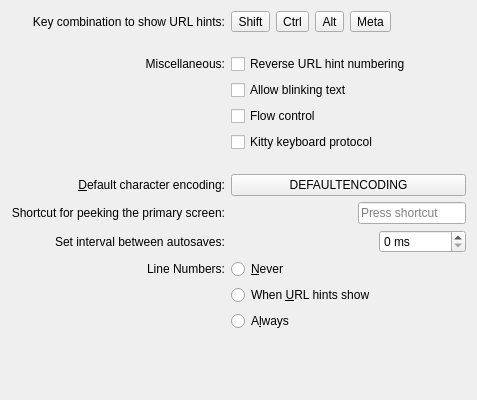
<?xml version="1.0" encoding="UTF-8"?>
<ui version="4.0">
 <class>EditProfileAdvancedPage</class>
 <widget class="QWidget" name="EditProfileAdvancedPage">
  <property name="geometry">
   <rect>
    <x>0</x>
    <y>0</y>
    <width>477</width>
    <height>400</height>
   </rect>
  </property>
  <layout class="QVBoxLayout" name="verticalLayout">
   <item>
    <layout class="QGridLayout">
     <item row="0" column="0" alignment="Qt::AlignmentFlag::AlignRight">
      <widget class="QLabel" name="urlHintsLabel">
       <property name="text">
        <string>Key combination to show URL hints:</string>
       </property>
       <property name="alignment">
        <set>Qt::AlignmentFlag::AlignRight|Qt::AlignmentFlag::AlignTrailing|Qt::AlignmentFlag::AlignVCenter</set>
       </property>
      </widget>
     </item>
     <item row="0" column="1">
      <layout class="QHBoxLayout" stretch="0,1">
       <property name="spacing">
        <number>0</number>
       </property>
       <property name="leftMargin">
        <number>0</number>
       </property>
       <property name="topMargin">
        <number>0</number>
       </property>
       <item>
        <layout class="QHBoxLayout">
         <property name="spacing">
          <number>6</number>
         </property>
         <item>
          <widget class="QToolButton" name="urlHintsModifierShift">
           <property name="sizePolicy">
            <sizepolicy hsizetype="Preferred" vsizetype="Fixed">
             <horstretch>0</horstretch>
             <verstretch>0</verstretch>
            </sizepolicy>
           </property>
           <property name="text">
            <string comment="key on keyboard">Shift</string>
           </property>
           <property name="checkable">
            <bool>true</bool>
           </property>
           <property name="toolButtonStyle">
            <enum>Qt::ToolButtonStyle::ToolButtonFollowStyle</enum>
           </property>
          </widget>
         </item>
         <item>
          <widget class="QToolButton" name="urlHintsModifierCtrl">
           <property name="sizePolicy">
            <sizepolicy hsizetype="Preferred" vsizetype="Fixed">
             <horstretch>0</horstretch>
             <verstretch>0</verstretch>
            </sizepolicy>
           </property>
           <property name="text">
            <string comment="key on keyboard">Ctrl</string>
           </property>
           <property name="checkable">
            <bool>true</bool>
           </property>
           <property name="toolButtonStyle">
            <enum>Qt::ToolButtonStyle::ToolButtonFollowStyle</enum>
           </property>
          </widget>
         </item>
         <item>
          <widget class="QToolButton" name="urlHintsModifierAlt">
           <property name="sizePolicy">
            <sizepolicy hsizetype="Preferred" vsizetype="Fixed">
             <horstretch>0</horstretch>
             <verstretch>0</verstretch>
            </sizepolicy>
           </property>
           <property name="text">
            <string comment="key on keyboard">Alt</string>
           </property>
           <property name="checkable">
            <bool>true</bool>
           </property>
           <property name="toolButtonStyle">
            <enum>Qt::ToolButtonStyle::ToolButtonFollowStyle</enum>
           </property>
          </widget>
         </item>
         <item>
          <widget class="QToolButton" name="urlHintsModifierMeta">
           <property name="sizePolicy">
            <sizepolicy hsizetype="Preferred" vsizetype="Fixed">
             <horstretch>0</horstretch>
             <verstretch>0</verstretch>
            </sizepolicy>
           </property>
           <property name="text">
            <string comment="key on keyboard">Meta</string>
           </property>
           <property name="checkable">
            <bool>true</bool>
           </property>
           <property name="toolButtonStyle">
            <enum>Qt::ToolButtonStyle::ToolButtonFollowStyle</enum>
           </property>
          </widget>
         </item>
        </layout>
       </item>
       <item>
        <spacer>
         <property name="orientation">
          <enum>Qt::Orientation::Horizontal</enum>
         </property>
         <property name="sizeHint" stdset="0">
          <size>
           <width>40</width>
           <height>20</height>
          </size>
         </property>
        </spacer>
       </item>
      </layout>
     </item>
     <item row="1" column="1">
      <spacer>
       <property name="orientation">
        <enum>Qt::Orientation::Vertical</enum>
       </property>
       <property name="sizeType">
        <enum>QSizePolicy::Policy::Fixed</enum>
       </property>
       <property name="sizeHint" stdset="0">
        <size>
         <width>20</width>
         <height>16</height>
        </size>
       </property>
      </spacer>
     </item>
     <item row="2" column="0" alignment="Qt::AlignmentFlag::AlignRight">
      <widget class="QLabel" name="label">
       <property name="text">
        <string comment="Items that do not fit in other categories">Miscellaneous:</string>
       </property>
       <property name="alignment">
        <set>Qt::AlignmentFlag::AlignRight|Qt::AlignmentFlag::AlignTrailing|Qt::AlignmentFlag::AlignVCenter</set>
       </property>
      </widget>
     </item>
     <item row="2" column="1">
      <widget class="QCheckBox" name="enableReverseUrlHints">
       <property name="toolTip">
        <string>Number URL hints in reverse, starting from the bottom</string>
       </property>
       <property name="text">
        <string>Reverse URL hint numbering</string>
       </property>
      </widget>
     </item>
     <item row="3" column="1">
      <widget class="QCheckBox" name="enableBlinkingTextButton">
       <property name="sizePolicy">
        <sizepolicy hsizetype="Preferred" vsizetype="Fixed">
         <horstretch>0</horstretch>
         <verstretch>0</verstretch>
        </sizepolicy>
       </property>
       <property name="toolTip">
        <string>Allow terminal programs to create blinking sections of text</string>
       </property>
       <property name="text">
        <string>Allow blinking text</string>
       </property>
      </widget>
     </item>
     <item row="4" column="1">
      <widget class="QCheckBox" name="enableFlowControlButton">
       <property name="sizePolicy">
        <sizepolicy hsizetype="Preferred" vsizetype="Fixed">
         <horstretch>0</horstretch>
         <verstretch>0</verstretch>
        </sizepolicy>
       </property>
       <property name="toolTip">
        <string>Allow the output to be suspended by pressing Ctrl+S</string>
       </property>
       <property name="text">
        <string>Flow control</string>
       </property>
      </widget>
     </item>
     <item row="5" column="1">
      <widget class="QCheckBox" name="enableKittyKeyboardButton">
       <property name="sizePolicy">
        <sizepolicy hsizetype="Preferred" vsizetype="Fixed">
         <horstretch>0</horstretch>
         <verstretch>0</verstretch>
        </sizepolicy>
       </property>
       <property name="toolTip">
        <string>Allow terminal programs to use the Kitty keyboard protocol for enhanced keyboard input</string>
       </property>
       <property name="text">
        <string>Kitty keyboard protocol</string>
       </property>
      </widget>
     </item>
     <item row="6" column="1">
      <spacer>
       <property name="orientation">
        <enum>Qt::Orientation::Vertical</enum>
       </property>
       <property name="sizeType">
        <enum>QSizePolicy::Policy::Fixed</enum>
       </property>
       <property name="sizeHint" stdset="0">
        <size>
         <width>20</width>
         <height>16</height>
        </size>
       </property>
      </spacer>
     </item>
     <item row="7" column="0" alignment="Qt::AlignmentFlag::AlignRight">
      <widget class="QLabel" name="label_14">
       <property name="text">
        <string>&amp;Default character encoding:</string>
       </property>
       <property name="alignment">
        <set>Qt::AlignmentFlag::AlignRight|Qt::AlignmentFlag::AlignTrailing|Qt::AlignmentFlag::AlignVCenter</set>
       </property>
       <property name="buddy">
        <cstring>selectEncodingButton</cstring>
       </property>
      </widget>
     </item>
     <item row="7" column="1">
      <widget class="QPushButton" name="selectEncodingButton">
       <property name="text">
        <string notr="true">DEFAULTENCODING</string>
       </property>
      </widget>
     </item>
     <item row="8" column="0" alignment="Qt::AlignmentFlag::AlignRight">
      <widget class="QLabel" name="peekPrimaryLabel">
       <property name="text">
        <string>Shortcut for peeking the primary screen:</string>
       </property>
       <property name="alignment">
        <set>Qt::AlignmentFlag::AlignRight|Qt::AlignmentFlag::AlignTrailing|Qt::AlignmentFlag::AlignVCenter</set>
       </property>
      </widget>
     </item>
     <item row="8" column="1" alignment="Qt::AlignmentFlag::AlignRight">
      <widget class="QKeySequenceEdit" name="peekPrimaryWidget"/>
     </item>
     <item row="9" column="0" alignment="Qt::AlignmentFlag::AlignRight">
      <widget class="QLabel" name="autoSaveIntervalLabel">
       <property name="text">
        <string>Set interval between autosaves:</string>
       </property>
      </widget>
     </item>
     <item row="9" column="1" alignment="Qt::AlignmentFlag::AlignRight">
      <widget class="QSpinBox" name="autoSaveIntervalWidget">
       <property name="suffix">
        <string> ms</string>
       </property>
       <property name="minimum">
        <number>0</number>
       </property>
       <property name="maximum">
        <number>3600000</number>
       </property>
      </widget>
     </item>
     <item row="10" column="0">
      <widget class="QLabel" name="label_linenums">
       <property name="text">
        <string>Line Numbers:</string>
       </property>
       <property name="alignment">
        <set>Qt::AlignmentFlag::AlignRight|Qt::AlignmentFlag::AlignTrailing|Qt::AlignmentFlag::AlignVCenter</set>
       </property>
      </widget>
     </item>
     <item row="10" column="1">
      <widget class="QRadioButton" name="lineNumsNever">
       <property name="text">
        <string comment="Never">&amp;Never</string>
       </property>
       <attribute name="buttonGroup">
        <string notr="true">lineNums</string>
       </attribute>
      </widget>
     </item>
     <item row="11" column="1">
      <widget class="QRadioButton" name="lineNumsURL">
       <property name="text">
        <string comment="When showing URL hints">When &amp;URL hints show</string>
       </property>
       <attribute name="buttonGroup">
        <string notr="true">lineNums</string>
       </attribute>
      </widget>
     </item>
     <item row="12" column="1">
      <widget class="QRadioButton" name="lineNumsAlways">
       <property name="text">
        <string comment="Always">A&amp;lways</string>
       </property>
       <attribute name="buttonGroup">
        <string notr="true">lineNums</string>
       </attribute>
      </widget>
     </item>
    </layout>
   </item>
   <item>
    <spacer>
     <property name="orientation">
      <enum>Qt::Orientation::Vertical</enum>
     </property>
     <property name="sizeHint" stdset="0">
      <size>
       <width>20</width>
       <height>111</height>
      </size>
     </property>
    </spacer>
   </item>
  </layout>
 </widget>
 <tabstops>
  <tabstop>urlHintsModifierShift</tabstop>
  <tabstop>urlHintsModifierCtrl</tabstop>
  <tabstop>urlHintsModifierAlt</tabstop>
  <tabstop>urlHintsModifierMeta</tabstop>
 </tabstops>
 <resources/>
 <connections/>
 <buttongroups>
  <buttongroup name="lineNums"/>
 </buttongroups>
</ui>
